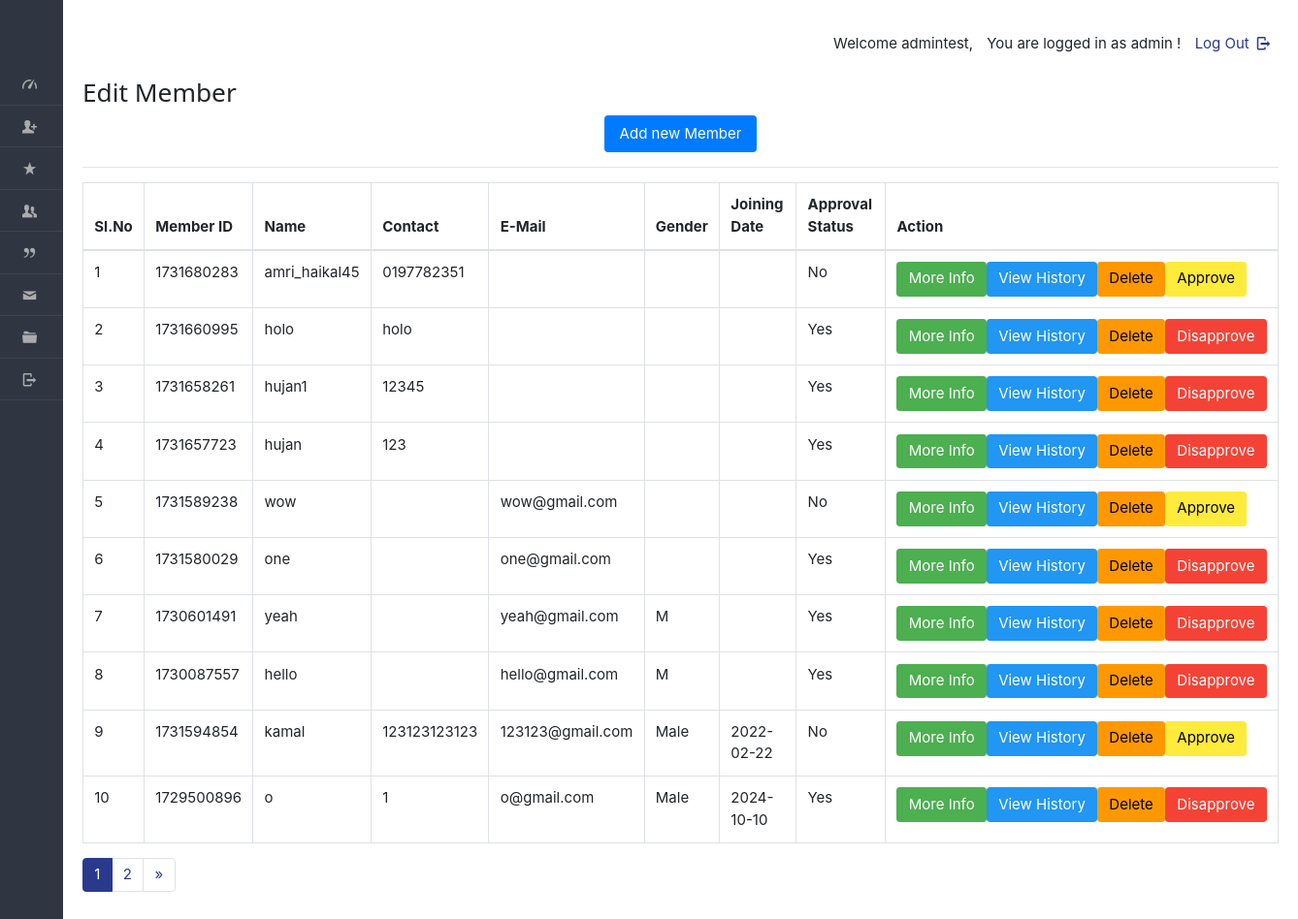
Before: /dashboard/admin/view_mem.php (signed in) with the older database file.
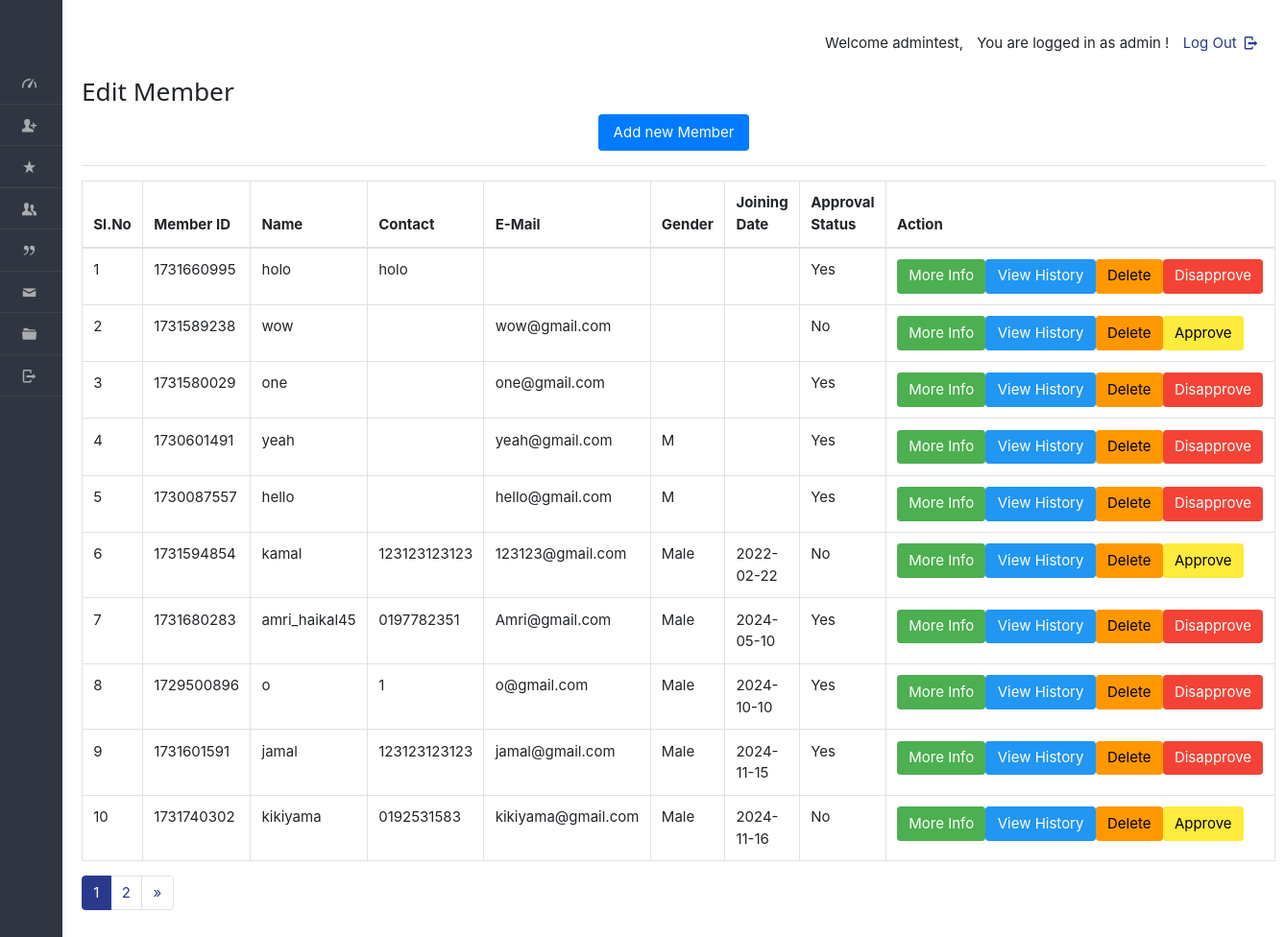
After: the same page with the newer database file.
### tables this page shows
CREATE TABLE IF NOT EXISTS `users` (
  `userid` varchar(20) NOT NULL,
  `pass_key` varchar(100) NOT NULL,
  `imageid` varchar(200) DEFAULT NULL,
  `username` varchar(40) DEFAULT NULL,
  `fullName` varchar(100) DEFAULT NULL,
  `gender` varchar(8) DEFAULT NULL,
  `mobile` varchar(20) DEFAULT NULL,
  `email` varchar(200) DEFAULT NULL,
  `dob` varchar(40) DEFAULT NULL,
  `joining_date` varchar(40) DEFAULT NULL,
  `hasApproved` varchar(10) DEFAULT NULL,
  `matrixNumber` varchar(255) DEFAULT NULL,
  `courseName` varchar(255) DEFAULT NULL,
  `no_ic` varchar(50) DEFAULT NULL,
  PRIMARY KEY (`userid`)
);

### dashboard/admin/view_mem.php (the view, shortened to what the changed rows need)
<!DOCTYPE html>
<html lang="en">
<head>
    <link rel="stylesheet" href="../../css/style.css"  id="style-resource-5">
    <link rel="stylesheet" href="../../css/dashMain.css">
    <link rel="stylesheet" type="text/css" href="../../css/entypo.css">
	<link href="a1style.css" rel="stylesheet" type="text/css">
	<link rel="stylesheet" href="../../css/bootstrap.min.css">
	<link rel="stylesheet" href="../../css/dashboard/sidebar.css">
</head>
    <body class="page-body  page-fade" onload="collapseSidebar()">
    	<div class="page-container sidebar-collapsed" id="navbarcollapse">
    		<?php include('nav.php'); ?>
    		<div class="main-content">
<table class="table table-bordered datatable" id="table-1">
    <thead>
        <tr>
            <th>Sl.No</th>
            <th>Member ID</th>
            <th>Name</th>
            <th>Contact</th>
            <th>E-Mail</th>
            <th>Gender</th>
            <th>Joining Date</th>
            <th>Approval Status</th>
            <th>Action</th>
        </tr>
    </thead>
    <tbody>
<?php
$limit = 10;
$page = isset($_GET['page']) ? (int)$_GET['page'] : 1;
$offset = ($page - 1) * $limit;
$query  = "SELECT DISTINCT u.userid, u.username, u.mobile, u.email, u.gender, u.joining_date, u.hasApproved, u.dob
           FROM users u
           LEFT JOIN enrolls_to e ON u.userid = e.userid
           ORDER BY u.joining_date
           LIMIT ? OFFSET ?";
$stmt = mysqli_prepare($con, $query);
mysqli_stmt_bind_param($stmt, 'ii', $limit, $offset);
mysqli_stmt_execute($stmt);
$result = mysqli_stmt_get_result($stmt);
$sno = $offset + 1;
if (mysqli_num_rows($result) != 0) {
    while ($row = mysqli_fetch_array($result, MYSQLI_ASSOC)) {
        $uid = $row['userid'];
echo "<tr><td>".$sno."</td>";
echo "<td>" . htmlspecialchars($row['userid'] ?? '') . "</td>";
echo "<td>" . htmlspecialchars($row['username'] ?? '') . "</td>";
echo "<td>" . htmlspecialchars($row['mobile'] ?? '') . "</td>";
echo "<td>" . htmlspecialchars($row['email'] ?? '') . "</td>";
echo "<td>" . htmlspecialchars($row['gender'] ?? '') . "</td>";
echo "<td>" . htmlspecialchars($row['joining_date'] ?? '') ."</td>";
echo "<td>" . htmlspecialchars($row['hasApproved'] ?? '') . "</td>";
        echo "<td>
        <div class='btn-group' role='group'>
		<form action='viewall_detail.php' method='post'>
                        <input type='hidden' name='name' value='" . htmlspecialchars($uid) . "'/>
                        <input type='submit' class='a1-btn a1-green btn' value='More Info'/>
                    </form>
            <form action='read_member.php' method='post' style='display:inline-block;'>
                <input type='hidden' name='name' value='" . htmlspecialchars($uid) . "'/>
                <input type='submit' class='a1-btn a1-blue btn' value='View History'/>
            </form>
            <form action='del_member.php' method='post' onsubmit='return ConfirmDelete()' style='display:inline-block;'>
                <input type='hidden' name='name' value='" . htmlspecialchars($uid) . "'/>
                <input type='submit' class='a1-btn a1-orange btn' value='Delete'/>
            </form>";
        if ($row['hasApproved'] == 'Not Yet' || $row['hasApproved'] == 'No') {
            echo "<form action='approve_member.php' method='post' style='display:inline-block;'>
                <input type='hidden' name='userid' value='" . htmlspecialchars($uid) . "'/>
                <input type='submit' class='a1-btn a1-yellow btn' value='Approve'/>
            </form>";
        }
        if ($row['hasApproved'] == 'Yes') {
            echo "<form action='disapprove_member.php' method='post' style='display:inline-block;'>
                <input type='hidden' name='userid' value='" . htmlspecialchars($uid) . "'/>
                <input type='submit' class='a1-btn a1-red btn' value='Disapprove'/>
            </form>";
        }
        echo "</div></td></tr>";
        $sno++;
    }
} else {
    echo "<tr><td colspan='9'>No records found</td></tr>";
}
?>
    </tbody>
</table>
<?php
$total_query = "SELECT COUNT(*) as total FROM users";
$total_result = mysqli_query($con, $total_query);
$total_members = mysqli_fetch_assoc($total_result)['total'];
$total_pages = ceil($total_members / $limit);
?>
<nav aria-label="Page navigation">
  <ul class="pagination">
    <?php for($i = 1; $i <= $total_pages; $i++): ?>
      <li class="page-item <?php if($i == $page) echo 'active'; ?>">
        <a class="page-link" href="?page=<?php echo $i; ?>"><?php echo $i; ?></a>
      </li>
    <?php endfor; ?>
  </ul>
</nav>
    	</div>
    </body>
</html>

Changed rows visible on the page:
no longer on this page (row edited): users: userid "1731658261", username "hujan1", mobile "12345", hasApproved "Yes"
no longer on this page (row edited): users: userid "1731657723", username "hujan", mobile "123", hasApproved "Yes"
changed users "amri_haikal45": email (not shown) → "Amri@gmail.com"; gender (not shown) → "Male"; joining_date (not shown) → "2024-05-10"; hasApproved "No" → "Yes"; value "Approve" → "Disapprove"; moves down the list
now on this page (row unchanged): users: userid "1731601591", username "jamal", mobile "123123123123", email "jamal@gmail.com", gender "Male", joining_date "2024-11-15", hasApproved "Yes"
added users: userid "1731740302", username "kikiyama", mobile "0192531583", email "kikiyama@gmail.com", gender "Male", joining_date "2024-11-16", hasApproved "No"
